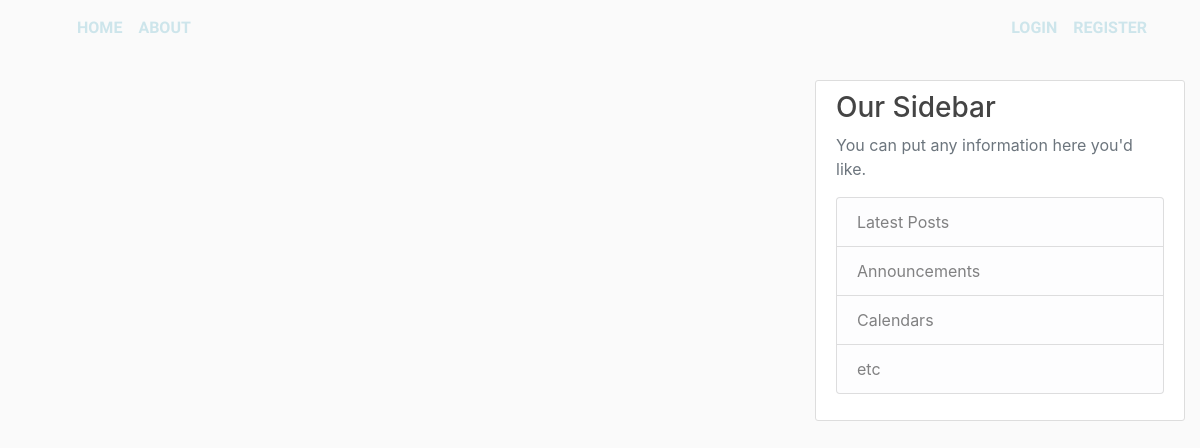
Page /home on the earlier database version.
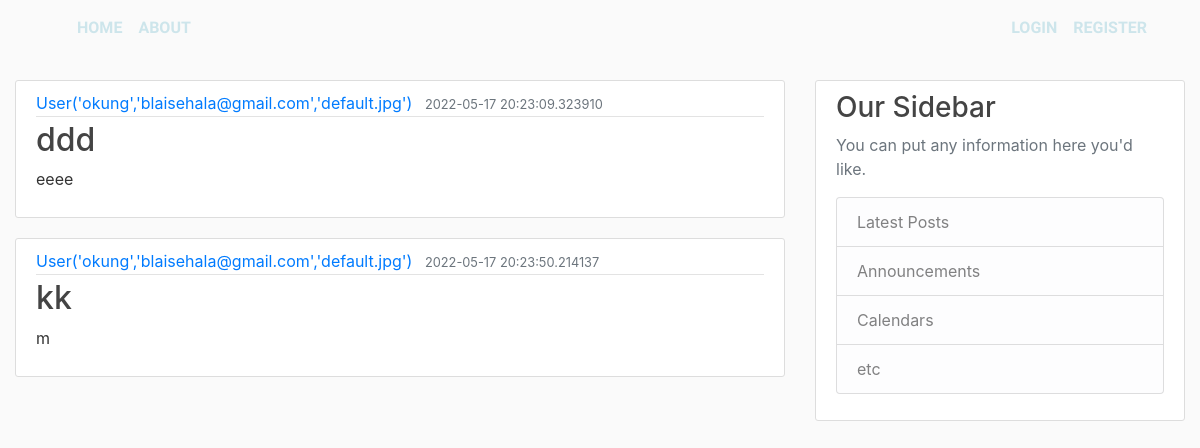
Same page on the later database version.
### zebus/models.py (models this page shows, shortened)
class Post(db.Model):
  id = db.Column(db.Integer, primary_key=True)
  title = db.Column(db.String(100),nullable=False)
  date_posted = db.Column(db.DateTime, nullable=False, default=datetime.utcnow)
  content = db.Column(db.Text, nullable=False)
  user_id= db.Column(db.Integer,db.ForeignKey('user.id'),nullable=False)

class User (db.Model, UserMixin):
  id=db.Column(db.Integer,primary_key=True)
  username = db.Column(db.String(20), unique=True,  nullable=False)
  email = db.Column(db.String(120), unique=True, nullable=False)
  image_file = db.Column(db.String(20), nullable=False, default='default.jpg')
  password = db.Column(db.String(60),nullable=False)
  posts = db.relationship('Post',backref='author', lazy=True)
  def __repr__(self):
    return f"User('{self.username}','{self.email}','{self.image_file}')"

### zebus/routes.py (the view)
@app.route('/')
@app.route ('/home')
def home():
  posts=Post.query.all()
  return render_template ('home.html', posts=posts)

### zebus/templates/home.html
{% extends "base.html" %}
{% block content %}
  {% for post in posts %}
  <article class="media content-section">
    <div class="media-body">
      <div class="article-metadata">
        <a class="mr-2" href="#">{{ post.author }}</a>
        <small class="text-muted">{{ post.date_posted }}</small>
      </div>
      <h2><a class="article-title" href="#">{{ post.title }}</a></h2>
      <p class="article-content">{{ post.content }}</p>
    </div>
  </article>
  {% endfor %}
  {% endblock content %}

### zebus/templates/base.html (shortened to what this page needs)
<!DOCTYPE html>
<html lang="en">
<head>
  <link rel="stylesheet" href="https://cdn.jsdelivr.net/npm/bootstrap@4.3.1/dist/css/bootstrap.min.css"
>
  <link rel="stylesheet" type="text/css" href="{{ url_for('static', filename = 'main.css')}}">
</head>
<body>
  <header class="site-header">
    <nav class="navbar navbar-expand-md navbar-dark bg-steel fixed-top">
      <div class="container">
        <div class="collapse navbar-collapse" id="navbarToggle">
          <div class="navbar-nav mr-auto">
            <a class="nav-item nav-link" href="{{ url_for('home')}}">Home</a>
            <a class="nav-item nav-link" href="{{ url_for('about')}}">About</a>
          </div>
          <div class="navbar-nav">
            {% if current_user.is_authenticated %}
            <a class="nav-item nav-link" href="{{ url_for('new_post')}}">New Post</a>
            <a class="nav-item nav-link" href="{{ url_for('account')}}">Account</a>
            <a class="nav-item nav-link" href="{{ url_for('logout')}}">Logout</a>
            {% else %}
            <a class="nav-item nav-link" href="{{ url_for('login')}}">Login</a>
            <a class="nav-item nav-link" href="{{ url_for('register')}}">Register</a>
            {% endif %}
          </div>
        </div>
      </div>
    </nav>
  </header>
  <main role="main" class="container-fluid  mt-5">
    <div class="row">
      <div class="col-md-8">
        {% block content %}{% endblock %}
      </div>
      <div class="col-md-4">
        <div class="content-section">
          <h3>Our Sidebar</h3>
          <p class='text-muted'>You can put any information here you'd like.
            <ul class="list-group">
              <li class="list-group-item list-group-item-light">Latest Posts</li>
              <li class="list-group-item list-group-item-light">Announcements</li>
              <li class="list-group-item list-group-item-light">Calendars</li>
              <li class="list-group-item list-group-item-light">etc</li>
            </ul>
          </p>
        </div>
      </div>
    </div>
  </main>
</body>
</html>

### zebus/static/main.css (style rules this page uses)
body { background: #fafafa; color: #333333; margin-top: 5rem; background-image: url(https://images.pexels.com/photos/7377687/pexels-photo-7377687.jpeg?auto=compress&cs=tinysrgb&dpr=2&h=650&w=940); background-size: cover; background-repeat: no-repeat; }
h1, h2, h3, h4, h5, h6 { color: #444444; }
.bg-steel { background-color: transparent; }
.site-header .navbar-nav .nav-link { font-family: "Fredoka One", Sans-serif; color:rgb(205, 229, 235); font-size: 16px; font-weight: 800; text-transform: uppercase; line-height: 22px; letter-spacing: 0px; }
.content-section { background: #ffffff; padding: 10px 20px; border: 1px solid #dddddd; border-radius: 3px; margin-bottom: 20px; }
.article-title { color: #444444; }
.article-content { white-space: pre-line; }
.article-metadata { padding-bottom: 1px; margin-bottom: 4px; border-bottom: 1px solid #e3e3e3 }

Differences in the rows shown:
added Post: author "User('okung','blaisehala@gmail.com','default.jpg')", date_posted "2022-05-17 20:23:09.323910", title "ddd", content "eeee"
added Post: author "User('okung','blaisehala@gmail.com','default.jpg')", date_posted "2022-05-17 20:23:50.214137", title "kk", content "m"
